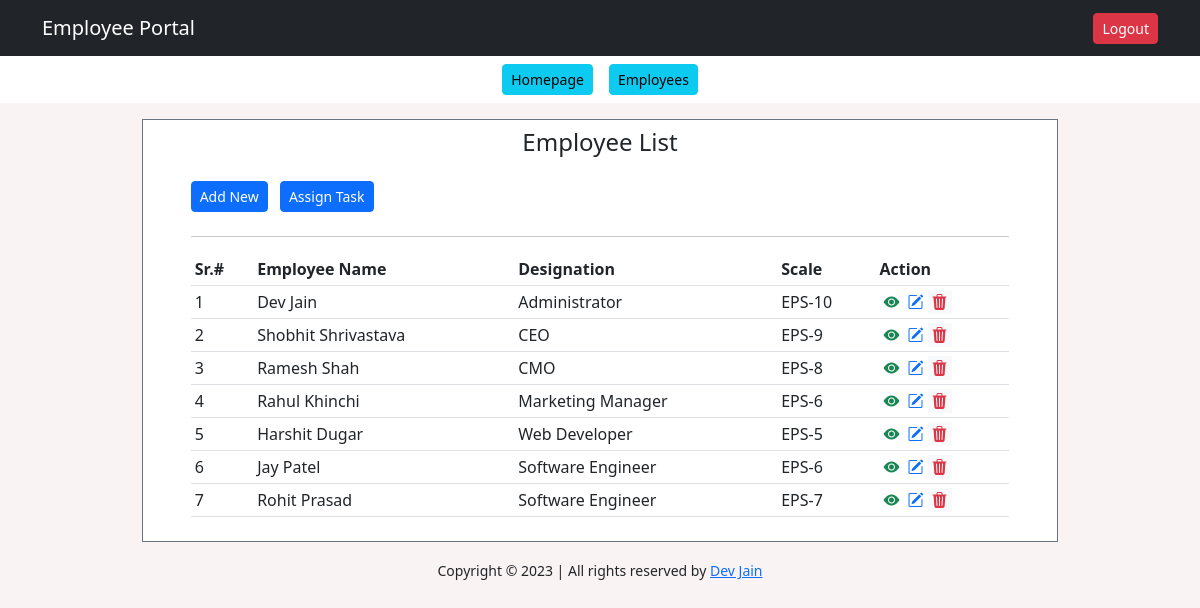
Page /dashboard/users_list.php (signed in) on the committed database.
### tables this page shows
CREATE TABLE `user_reg_tbl` (
  `emp_id` int(11) NOT NULL,
  `user_name` varchar(100) NOT NULL,
  `user_des` varchar(100) NOT NULL,
  `user_section` varchar(100) NOT NULL,
  `user_scale` varchar(100) NOT NULL,
  `user_res` text NOT NULL,
  `user_id` varchar(100) NOT NULL,
  `user_pass` varchar(255) NOT NULL,
  `user_role` int(11) NOT NULL
);

### dashboard/users_list.php (the view, shortened to what this page needs)
<?php include("header.php");
include("Configuration.php");
$sql="SELECT * FROM user_reg_tbl";
$query=mysqli_query($config,$sql);
$rows=mysqli_num_rows($query);
?>
    <div class="container">
    <div class="row m-2">
      <div class="col-md-10 m-auto mt-2 table-responsive px-5 py-2 bg-white border border-secondary">
      <h4 class="text-center mb-3">Employee List</h4>
      <a href="add_emp.php" class="btn btn-primary btn-sm">Add New</a>
      <a href="task.php" class="btn btn-primary btn-sm m-2">Assign Task</a>
      <hr>
         <table class="table table-hover bg-white table-sm">
          <thead>
            <tr>
              <th>Sr.#</th>
              <th>Employee Name</th>
              <th>Designation</th>
              <th>Scale</th>
              <th>Action</th>
            </tr>
          </thead>
          <tbody>
            <?php if ($rows) {
              $count=0;
              while ($record=mysqli_fetch_assoc($query)) {
              ?>
            <tr>
              <td><?= ++$count ?></td>
              <td><?= ucwords($record['user_name']) ?></td>
              <td><?= ucfirst($record['user_des']) ?></td>
              <td><?= strtoupper($record['user_scale']) ?></td>
              <td class="d-flex">
                <span><a href="profile.php?id=<?=$record['emp_id']?>"><i class="bi bi-eye-fill text-success mx-1"></i></a></span>
                <span><a href="edit_emp.php?id=<?=$record['emp_id']?>"><i class="bi bi-pencil-square text-primary mx-1"></i></a></span>
                <form action="" method="POST" onsubmit="return confirm('Are you sure you want to delete?')">
                  <button class="p-0 border-0 bg-light" name="User_delete"><i class="bi bi-trash3-fill text-danger mx-1"></i></button>
                </form>
              </td>
            </tr>
            <?php } } else { ?>
            <tr>
              <td colspan="5" class="text-center">No Record Found</td>
            </tr>
          <?php } ?>
          </div>
      </div>
    </div>
<?php include("footer.php"); ?>

### dashboard/header.php (shortened to what this page needs)
<!doctype html>
<html lang="en">
  <head>
    <link href="https://cdn.jsdelivr.net/npm/bootstrap@5.2.0-beta1/dist/css/bootstrap.min.css" rel="stylesheet">
    <link rel="stylesheet" type="text/css" href="../assets/style.css">
    <link rel="stylesheet" href="https://cdn.jsdelivr.net/npm/bootstrap-icons@1.8.3/font/bootstrap-icons.css">
  </head>
  <body>
    <nav class="navbar navbar-expand-lg navbar-dark bg-dark">
    <div class="container">
      <a class="navbar-brand" href="admin_profile.php">Employee Portal</a>
      <form action="logout.php" method="POST">
        <button name="emp_logout" class="btn btn-danger btn-sm">Logout</button>
      </form>
    </div>
</nav>
<?php
if (isset($_SESSION['user_data'])) {
  $userdata=$_SESSION['user_data'];
  $role=$userdata['3'];
  if ($role==0) {?>
<div class="container-fluid bg-white d-flex justify-content-center">
  <a href="admin_profile.php" class="btn btn-info btn-sm m-2">Homepage</a>
  <a href="users_list.php" class="btn btn-info btn-sm m-2">Employees</a>
</div>
<?php } } ?>

### dashboard/footer.php (shortened to what this page needs)
    <div class="text-center p-2">
        <small>Copyright &copy; 2023 | All rights reserved by <a href="https://devjainportfolio.netlify.app/">Dev Jain</a></small>
    </div>
  </body>
</html>

### assets/style.css (style rules this page uses)
body { background-color: #faf3f3 !important; }
th,td { white-space: nowrap; }

### rows in the picture
user_reg_tbl: user_name "Dev Jain", user_des "Administrator", user_scale "EPS-10"
user_reg_tbl: user_name "Shobhit Shrivastava", user_des "CEO", user_scale "EPS-9"
user_reg_tbl: user_name "Ramesh Shah", user_des "CMO", user_scale "EPS-8"
user_reg_tbl: user_name "Rahul Khinchi", user_des "Marketing Manager", user_scale "EPS-6"
user_reg_tbl: user_name "Harshit Dugar", user_des "Web Developer", user_scale "EPS-5"
user_reg_tbl: user_name "Jay Patel", user_des "Software Engineer", user_scale "EPS-6"
user_reg_tbl: user_name "Rohit Prasad", user_des "Software Engineer", user_scale "EPS-7"
